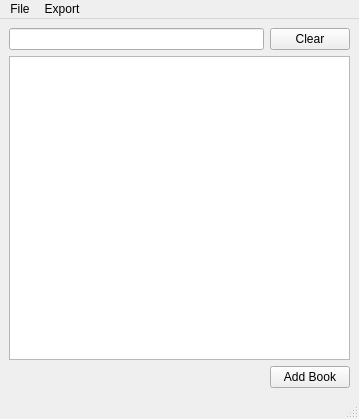
<?xml version="1.0" encoding="UTF-8"?>
<ui version="4.0">
 <class>MainWindow</class>
 <widget class="QMainWindow" name="MainWindow">
  <property name="geometry">
   <rect>
    <x>0</x>
    <y>0</y>
    <width>359</width>
    <height>419</height>
   </rect>
  </property>
  <property name="windowTitle">
   <string>Mini Library</string>
  </property>
  <widget class="QWidget" name="centralwidget">
   <layout class="QVBoxLayout" name="verticalLayout_2">
    <item>
     <layout class="QVBoxLayout" name="verticalLayout">
      <item>
       <layout class="QHBoxLayout" name="horizontalLayout_2">
        <item>
         <widget class="QLineEdit" name="searchTextEdit"/>
        </item>
        <item>
         <widget class="QPushButton" name="clearButton">
          <property name="text">
           <string>Clear</string>
          </property>
         </widget>
        </item>
       </layout>
      </item>
      <item>
       <widget class="QTableView" name="searchTableView"/>
      </item>
      <item>
       <layout class="QHBoxLayout" name="addBookLayout">
        <item>
         <spacer name="horizontalSpacer">
          <property name="orientation">
           <enum>Qt::Horizontal</enum>
          </property>
          <property name="sizeHint" stdset="0">
           <size>
            <width>40</width>
            <height>20</height>
           </size>
          </property>
         </spacer>
        </item>
        <item>
         <widget class="QPushButton" name="addBookButton">
          <property name="text">
           <string>Add Book</string>
          </property>
         </widget>
        </item>
       </layout>
      </item>
     </layout>
    </item>
   </layout>
  </widget>
  <widget class="QMenuBar" name="menubar">
   <property name="geometry">
    <rect>
     <x>0</x>
     <y>0</y>
     <width>359</width>
     <height>17</height>
    </rect>
   </property>
   <widget class="QMenu" name="menuFile">
    <property name="title">
     <string>File</string>
    </property>
    <addaction name="actionQuit"/>
   </widget>
   <widget class="QMenu" name="menuExport">
    <property name="title">
     <string>Export</string>
    </property>
    <addaction name="actionExportCsvFile"/>
   </widget>
   <addaction name="menuFile"/>
   <addaction name="menuExport"/>
  </widget>
  <widget class="QStatusBar" name="statusbar"/>
  <action name="actionQuit">
   <property name="text">
    <string>Quit</string>
   </property>
  </action>
  <action name="actionExportCsvFile">
   <property name="text">
    <string>CSV File</string>
   </property>
  </action>
 </widget>
 <resources/>
 <connections>
  <connection>
   <sender>addBookButton</sender>
   <signal>clicked()</signal>
   <receiver>MainWindow</receiver>
   <slot>addBookButtonClicked()</slot>
   <hints>
    <hint type="sourcelabel">
     <x>308</x>
     <y>375</y>
    </hint>
    <hint type="destinationlabel">
     <x>179</x>
     <y>209</y>
    </hint>
   </hints>
  </connection>
  <connection>
   <sender>clearButton</sender>
   <signal>clicked()</signal>
   <receiver>MainWindow</receiver>
   <slot>clearSearch()</slot>
   <hints>
    <hint type="sourcelabel">
     <x>310</x>
     <y>35</y>
    </hint>
    <hint type="destinationlabel">
     <x>179</x>
     <y>209</y>
    </hint>
   </hints>
  </connection>
  <connection>
   <sender>searchTextEdit</sender>
   <signal>textChanged(QString)</signal>
   <receiver>MainWindow</receiver>
   <slot>filterTextChanged(QString)</slot>
   <hints>
    <hint type="sourcelabel">
     <x>95</x>
     <y>35</y>
    </hint>
    <hint type="destinationlabel">
     <x>179</x>
     <y>209</y>
    </hint>
   </hints>
  </connection>
 </connections>
 <slots>
  <slot>addBookButtonClicked()</slot>
  <slot>searchButtonClicked()</slot>
  <slot>clearSearch()</slot>
  <slot>filterTextChanged(QString)</slot>
 </slots>
</ui>
